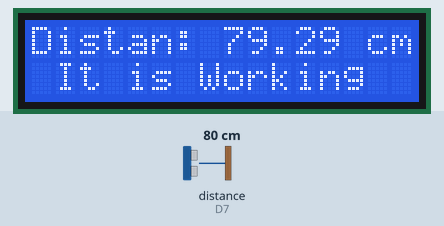
This sketch was run on a simulated ESP8266 (NodeMCU). On the bench: 16×2 character LCD. Wiring (inferred from the names in the program): ultrasonic range finder: trigger D5; echo D7. The test bench sets the inputs (shaded band); at power-on: distance to the obstacle (sensor on D7) 80 cm. The echo pulse lasts 58.3 µs per cm.

Above: at 1.2 s.
1.3 s: distance to the obstacle (sensor on D7) set to 2 cm
At 2.6 s:
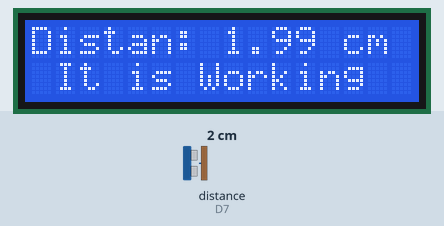
3.6 s: distance to the obstacle (sensor on D7) set to 4 cm
At 5.2 s:
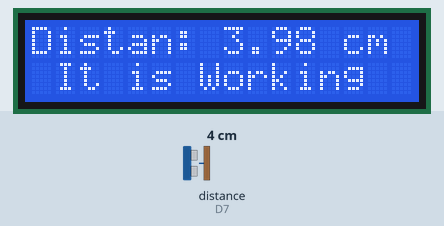
5.7 s: distance to the obstacle (sensor on D7) set to 9 cm
At 7.7 s:
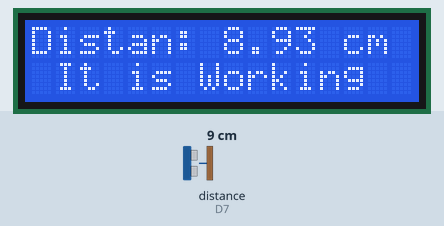
Timing chart, 0 to 9.2 s (numbered marks = the images above; inputs shaded):
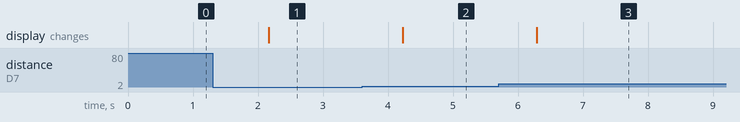

The sketch:

HC-SR04andLCD.ino
```cpp
/*
 * This ESP8266 NodeMCU code was developed by newbiely.com
 *
 * This ESP8266 NodeMCU code is made available for public use without any restriction
 *
 * For comprehensive instructions and wiring diagrams, please visit:
 * https://newbiely.com/tutorials/esp8266/esp8266-ultrasonic-sensor-lcd
 */

#include <LiquidCrystal_I2C.h>

LiquidCrystal_I2C lcd(0x27, 16, 2); // I2C address 0x27 (from DIYables LCD), 16 column and 2 rows

#define TRIG_PIN D5 // The ESP8266 pin connected to Ultrasonic Sensor's TRIG pin
#define ECHO_PIN D7 // The ESP8266 pin connected to Ultrasonic Sensor's ECHO pin

float duration_us, distance_cm;

void setup() {
  lcd.init();               // Initialize the LCD I2C display
  lcd.backlight();          // open the backlight
  pinMode(TRIG_PIN, OUTPUT); // config trigger pin to output mode
  pinMode(ECHO_PIN, INPUT);  // config echo pin to input mode
}

void loop() {
  // Produce a 10-microsecond pulse to the TRIG pin.
  digitalWrite(TRIG_PIN, HIGH);
  delayMicroseconds(10);
  digitalWrite(TRIG_PIN, LOW);

  // Measure the pulse duration from the ECHO pin
  duration_us = pulseIn(ECHO_PIN, HIGH);

  // calculate the distance
  distance_cm = 0.017 * duration_us;

  lcd.clear();

  lcd.setCursor(0, 0); // start to print at the first row
  lcd.print("Distan: ");
  lcd.print(distance_cm);
  lcd.print(" cm");

  lcd.setCursor(1, 1);
  lcd.print("It is Working");

  delay(1000);
}
```

Measured:
- after the input at 1.3 s, the display: changes after 0.87 s (image 1)
- after the input at 3.6 s, the display: changes after 0.63 s (image 2)
- after the input at 5.7 s, the display: changes after 0.59 s (image 3)
